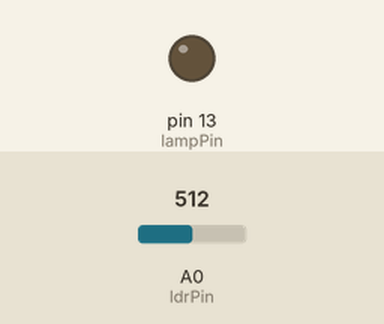
Recording of a sketch running on a simulated Arduino Uno, built with avr-gcc and run on an emulated ATmega328P. On the bench: output pins drawn as LEDs (lit = HIGH). The test bench sets the inputs (shaded band); at power-on: A0 (ldrPin) = 512.

Above: at 1.2 s.
1.3 s: A0 (ldrPin) set to 483
At 2.5 s:
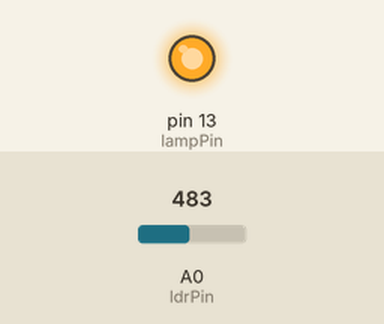
2.8 s: A0 (ldrPin) set to 510
At 3.7 s:
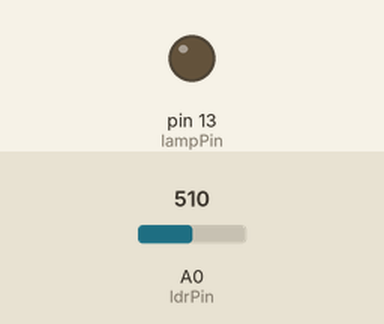
4.3 s: A0 (ldrPin) set to 490
At 4.8 s:
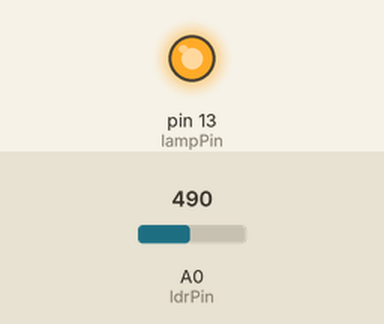
Timing chart, 0 to 7.3 s (numbered marks = the images above; inputs shaded):
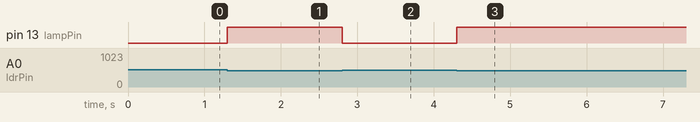

Measured:
- the behaviour switches between 500 and 499 on A0 (ldrPin) (found by bisection; images 0 and 1)
- after the input at 1.3 s, pin 13 (lampPin): LOW → HIGH at once
- after the input at 2.8 s, pin 13 (lampPin): HIGH → LOW at once
- after the input at 4.3 s, pin 13 (lampPin): LOW → HIGH at once

The sketch:

Automatic_night_lamp.ino
```cpp
// Automatic Light Lamp using LDR Module 🌙💡

int ldrPin = A0;
int lampPin = 13;

void setup() {
  pinMode(ldrPin, INPUT);
  pinMode(lampPin, OUTPUT);
}

void loop() {

  int lightLevel = analogRead(ldrPin);

  if (lightLevel < 500) {
    // 🌙 It is dark → Turn lamp ON
    digitalWrite(lampPin, HIGH);
  }
  else {
    // ☀️ It is bright → Turn lamp OFF
    digitalWrite(lampPin, LOW);
  }
}
```
